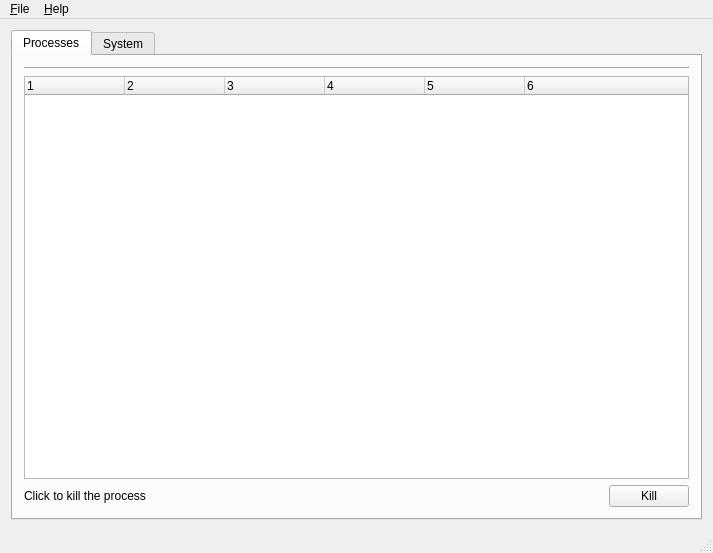
<?xml version="1.0" encoding="UTF-8"?>
<ui version="4.0">
 <class>MainWindow</class>
 <widget class="QMainWindow" name="MainWindow">
  <property name="geometry">
   <rect>
    <x>0</x>
    <y>0</y>
    <width>713</width>
    <height>553</height>
   </rect>
  </property>
  <property name="minimumSize">
   <size>
    <width>713</width>
    <height>553</height>
   </size>
  </property>
  <property name="windowTitle">
   <string>MainWindow</string>
  </property>
  <widget class="QWidget" name="centralWidget">
   <layout class="QHBoxLayout" name="horizontalLayout_2">
    <item>
     <widget class="QTabWidget" name="tabWidget">
      <property name="currentIndex">
       <number>0</number>
      </property>
      <widget class="QWidget" name="tab">
       <attribute name="title">
        <string>Processes</string>
       </attribute>
       <layout class="QVBoxLayout" name="verticalLayout">
        <item>
         <layout class="QVBoxLayout" name="verticalLayout_2">
          <item>
           <widget class="Line" name="line">
            <property name="orientation">
             <enum>Qt::Horizontal</enum>
            </property>
           </widget>
          </item>
          <item>
           <widget class="QTreeWidget" name="treeWidget">
            <property name="columnCount">
             <number>6</number>
            </property>
            <column>
             <property name="text">
              <string notr="true">1</string>
             </property>
            </column>
            <column>
             <property name="text">
              <string notr="true">2</string>
             </property>
            </column>
            <column>
             <property name="text">
              <string notr="true">3</string>
             </property>
            </column>
            <column>
             <property name="text">
              <string notr="true">4</string>
             </property>
            </column>
            <column>
             <property name="text">
              <string notr="true">5</string>
             </property>
            </column>
            <column>
             <property name="text">
              <string notr="true">6</string>
             </property>
            </column>
           </widget>
          </item>
          <item>
           <layout class="QHBoxLayout" name="horizontalLayout">
            <item>
             <widget class="QLabel" name="label">
              <property name="text">
               <string>Click to kill the process</string>
              </property>
             </widget>
            </item>
            <item>
             <spacer name="horizontalSpacer">
              <property name="orientation">
               <enum>Qt::Horizontal</enum>
              </property>
              <property name="sizeHint" stdset="0">
               <size>
                <width>268</width>
                <height>20</height>
               </size>
              </property>
             </spacer>
            </item>
            <item>
             <widget class="QPushButton" name="pushButton">
              <property name="text">
               <string>Kill</string>
              </property>
             </widget>
            </item>
           </layout>
          </item>
         </layout>
        </item>
       </layout>
      </widget>
      <widget class="QWidget" name="tab_2">
       <attribute name="title">
        <string>System</string>
       </attribute>
       <widget class="QLabel" name="label_2">
        <property name="geometry">
         <rect>
          <x>20</x>
          <y>30</y>
          <width>111</width>
          <height>17</height>
         </rect>
        </property>
        <property name="text">
         <string>Process count</string>
        </property>
       </widget>
      </widget>
     </widget>
    </item>
   </layout>
  </widget>
  <widget class="QMenuBar" name="menuBar">
   <property name="geometry">
    <rect>
     <x>0</x>
     <y>0</y>
     <width>713</width>
     <height>25</height>
    </rect>
   </property>
   <widget class="QMenu" name="menu_File">
    <property name="title">
     <string>&amp;File</string>
    </property>
    <addaction name="action_Quit"/>
   </widget>
   <widget class="QMenu" name="menu_Help">
    <property name="title">
     <string>&amp;Help</string>
    </property>
   </widget>
   <addaction name="menu_File"/>
   <addaction name="menu_Help"/>
  </widget>
  <widget class="QStatusBar" name="statusBar"/>
  <action name="action_Quit">
   <property name="text">
    <string>&amp;Quit</string>
   </property>
  </action>
 </widget>
 <layoutdefault spacing="6" margin="11"/>
 <resources/>
 <connections/>
</ui>
